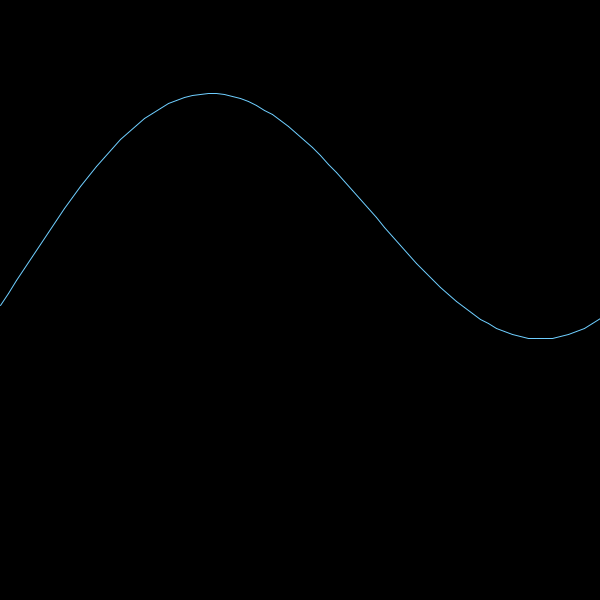
Frame 1 (no input)
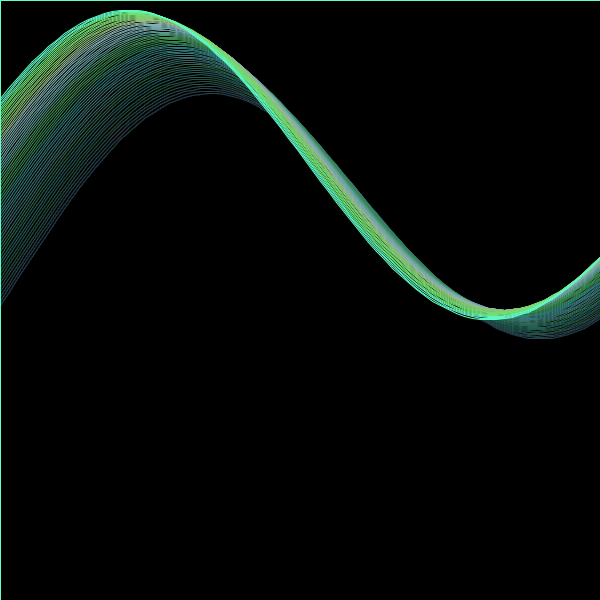
Frame 60 (the mouse pressed at the canvas centre just before this capture)
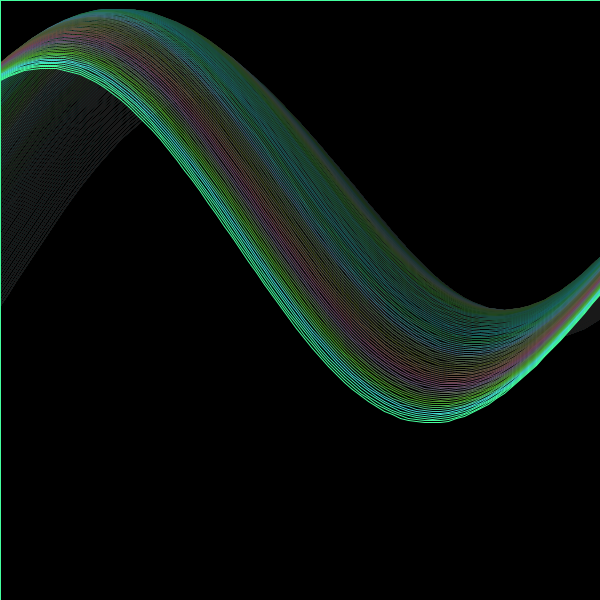
Frame 120 (the mouse held since frame 60 and released just before this capture)

The Processing sketch that drew these frames (run headless with seeded random() and noise(); from frame 60 on, the mouse is pressed at the canvas centre):

// Processing sketch: sinewaveonsinewave
// ── sinewaveonsinewave.pde
float[] y1 = new float[120];
float[] y2 = new float[120];
float theta2 = .19;
float theta1 = .02;
void setup() {
 size(600, 600);
 background(0);
 frameRate(120);
}
void draw() {
  fill(1, 5);
  rect(0, 0, 600, 600);
  //background(0);
  stroke(map(noise(theta2*2), 0, 1, 0, 255), 
         map(noise(theta1*2), .5, 1, 255, 0), 
         map(noise(frameCount*.1), 0, .5, 0, 255));

  bigCurve();
  smallCurve();
  for(int i = 0; i < y1.length-1; i++) {
    line(i*8, height/2+y1[i]+y2[i], (i+1)*8,height/2+y1[i+1]+y2[i+1]);
  }
  
}

void bigCurve() {
  theta1+=.01;
  float dx1 = theta1;
  for(int i = 0; i < y1.length; i++) {
    y1[i] = noise(theta1*.01)*250*sin(3+dx1);
    dx1+=.07;
  }
  
}

void smallCurve() {
  theta2+=.019;
  float dx2 = theta2;
  for(int i = 0; i < y2.length; i++) {
    y2[i] = noise(theta2*.1+i*.001+frameCount*.001)*275*sin(3+dx2);
    dx2+=.011;
  }
  
}
